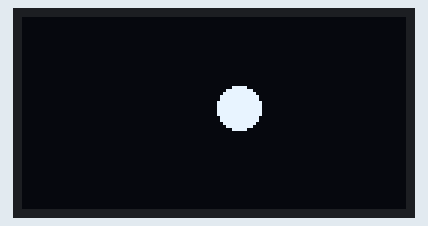
A sketch run on a simulated ESP32. Shown: 128×64 one-colour display.

Above: at 0.47 s.
At 5.26 s:
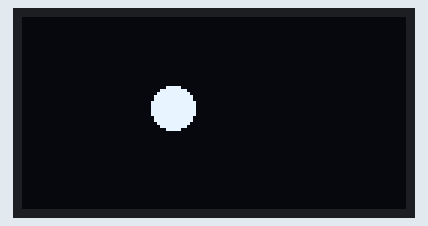
At 10.05 s:
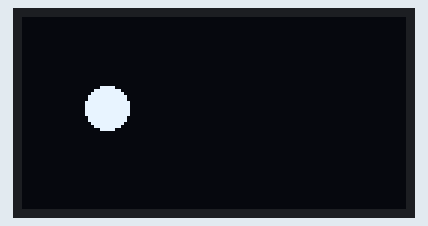
At 19.95 s:
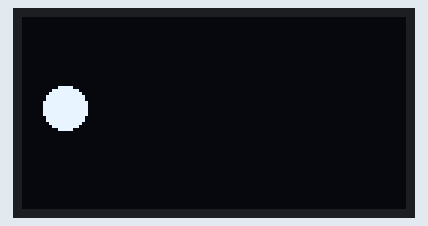
At 29.85 s:
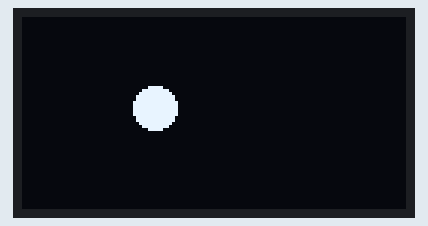
At 39.75 s:
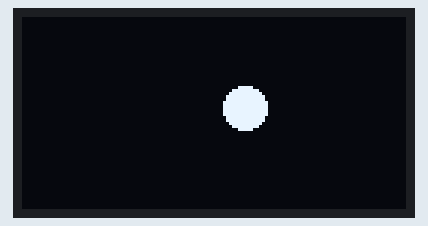

The sketch:

Rolling_sphere.ino
```cpp
#include <Wire.h>  // Standard library from ESP32 platform.
#include <Adafruit_SH110X.h>  // Library 'Adafruit SH110X' V2.1.11 by Adafruit


const int DISPLAY_WIDTH = 128;
const int DISPLAY_HEIGHT = 64;
const uint8_t DISPLAY_I2C_ADDRESS = 0x3c;
const int SPHERE_RADIUS = 7;

Adafruit_SH1106G display = Adafruit_SH1106G(DISPLAY_WIDTH, DISPLAY_HEIGHT, &Wire);


void setup() {
  Serial.begin(115200);
  delay(100);  // Wait for 0.1s for display to power up.
  display.begin(DISPLAY_I2C_ADDRESS);
}


void loop() {
  static int posX = DISPLAY_WIDTH / 2;
  static int speedX = 2;  // Speed in pixels per frame.

  display.clearDisplay();
  if (posX <= SPHERE_RADIUS || posX >= DISPLAY_WIDTH - SPHERE_RADIUS) {
    speedX = -speedX;
  }
  posX += speedX;
  display.fillCircle(posX, 30, SPHERE_RADIUS, SH110X_WHITE);
  display.display();  // Flush data to display.
  delay(20);  // Update display at 50Hz.
}
```
